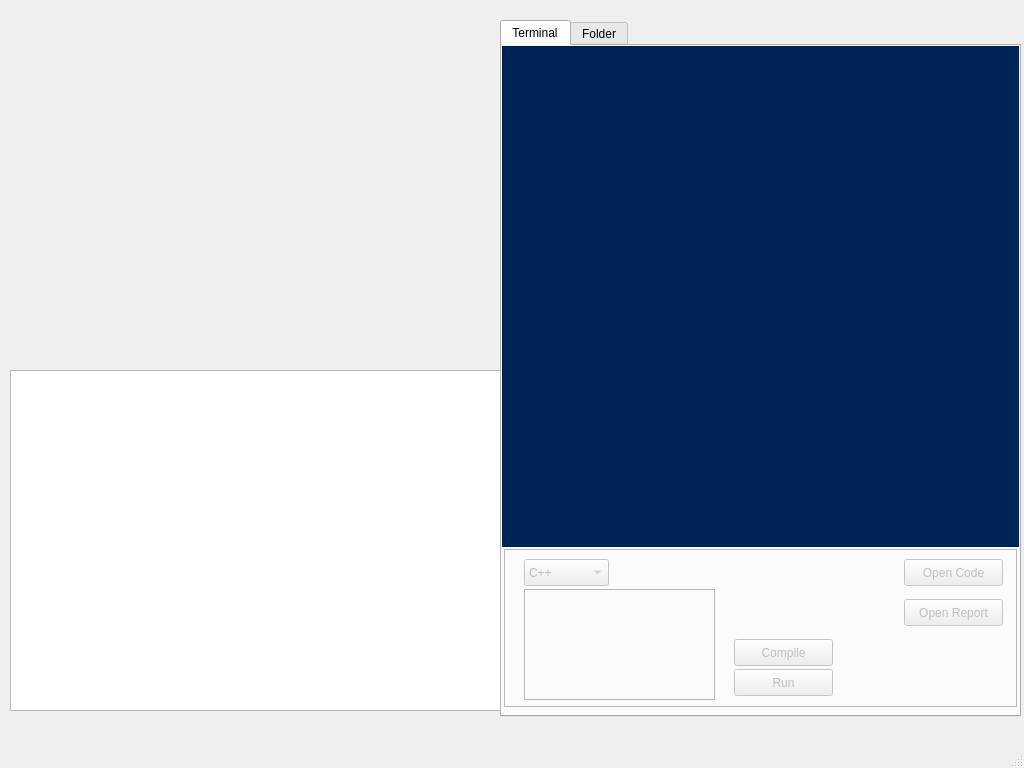
<?xml version="1.0" encoding="UTF-8"?>
<ui version="4.0">
 <author>Amir</author>
 <class>MainWindow</class>
 <widget class="QMainWindow" name="MainWindow">
  <property name="geometry">
   <rect>
    <x>0</x>
    <y>0</y>
    <width>1024</width>
    <height>768</height>
   </rect>
  </property>
  <property name="windowTitle">
   <string>MainWindow</string>
  </property>
  <widget class="QWidget" name="centralwidget">
   <widget class="QWidget" name="table_frame" native="true">
    <property name="geometry">
     <rect>
      <x>10</x>
      <y>15</y>
      <width>491</width>
      <height>351</height>
     </rect>
    </property>
   </widget>
   <widget class="QTabWidget" name="tabWidget">
    <property name="geometry">
     <rect>
      <x>500</x>
      <y>20</y>
      <width>521</width>
      <height>697</height>
     </rect>
    </property>
    <property name="tabShape">
     <enum>QTabWidget::Rounded</enum>
    </property>
    <property name="currentIndex">
     <number>0</number>
    </property>
    <widget class="QWidget" name="tab">
     <attribute name="title">
      <string>Terminal</string>
     </attribute>
     <widget class="QTextEdit" name="compile_box">
      <property name="geometry">
       <rect>
        <x>0</x>
        <y>0</y>
        <width>521</width>
        <height>501</height>
       </rect>
      </property>
      <property name="sizePolicy">
       <sizepolicy hsizetype="Fixed" vsizetype="Fixed">
        <horstretch>0</horstretch>
        <verstretch>0</verstretch>
       </sizepolicy>
      </property>
      <property name="font">
       <font>
        <family>Ubuntu Mono</family>
        <pointsize>11</pointsize>
       </font>
      </property>
      <property name="acceptDrops">
       <bool>false</bool>
      </property>
      <property name="toolTip">
       <string>Compilation Output</string>
      </property>
      <property name="autoFillBackground">
       <bool>false</bool>
      </property>
      <property name="styleSheet">
       <string notr="true">background-color: rgb(1, 36, 86);
</string>
      </property>
      <property name="frameShape">
       <enum>QFrame::StyledPanel</enum>
      </property>
      <property name="horizontalScrollBarPolicy">
       <enum>Qt::ScrollBarAlwaysOff</enum>
      </property>
      <property name="undoRedoEnabled">
       <bool>false</bool>
      </property>
      <property name="readOnly">
       <bool>true</bool>
      </property>
      <property name="placeholderText">
       <string/>
      </property>
     </widget>
     <widget class="QFrame" name="frame">
      <property name="geometry">
       <rect>
        <x>2</x>
        <y>503</y>
        <width>513</width>
        <height>158</height>
       </rect>
      </property>
      <property name="frameShape">
       <enum>QFrame::StyledPanel</enum>
      </property>
      <property name="frameShadow">
       <enum>QFrame::Raised</enum>
      </property>
      <widget class="QComboBox" name="prog_type_combo">
       <property name="enabled">
        <bool>false</bool>
       </property>
       <property name="geometry">
        <rect>
         <x>20</x>
         <y>10</y>
         <width>85</width>
         <height>27</height>
        </rect>
       </property>
       <item>
        <property name="text">
         <string>C++</string>
        </property>
       </item>
       <item>
        <property name="text">
         <string>Python</string>
        </property>
       </item>
       <item>
        <property name="text">
         <string>Matlab</string>
        </property>
       </item>
      </widget>
      <widget class="QFrame" name="questions_frame">
       <property name="geometry">
        <rect>
         <x>20</x>
         <y>40</y>
         <width>191</width>
         <height>111</height>
        </rect>
       </property>
       <property name="frameShape">
        <enum>QFrame::StyledPanel</enum>
       </property>
       <property name="frameShadow">
        <enum>QFrame::Raised</enum>
       </property>
      </widget>
      <widget class="QPushButton" name="run_push_button">
       <property name="enabled">
        <bool>false</bool>
       </property>
       <property name="geometry">
        <rect>
         <x>230</x>
         <y>120</y>
         <width>99</width>
         <height>27</height>
        </rect>
       </property>
       <property name="text">
        <string>Run</string>
       </property>
      </widget>
      <widget class="QPushButton" name="open_code_push_button">
       <property name="enabled">
        <bool>false</bool>
       </property>
       <property name="geometry">
        <rect>
         <x>400</x>
         <y>10</y>
         <width>99</width>
         <height>27</height>
        </rect>
       </property>
       <property name="text">
        <string>Open Code</string>
       </property>
      </widget>
      <widget class="QPushButton" name="compile_push_button">
       <property name="enabled">
        <bool>false</bool>
       </property>
       <property name="geometry">
        <rect>
         <x>230</x>
         <y>90</y>
         <width>99</width>
         <height>27</height>
        </rect>
       </property>
       <property name="text">
        <string>Compile</string>
       </property>
      </widget>
      <widget class="QPushButton" name="open_report_push_button">
       <property name="enabled">
        <bool>false</bool>
       </property>
       <property name="geometry">
        <rect>
         <x>400</x>
         <y>50</y>
         <width>99</width>
         <height>27</height>
        </rect>
       </property>
       <property name="text">
        <string>Open Report</string>
       </property>
      </widget>
     </widget>
    </widget>
    <widget class="QWidget" name="tab_2">
     <attribute name="title">
      <string>Folder</string>
     </attribute>
    </widget>
   </widget>
   <widget class="QTreeView" name="folder_tree_view">
    <property name="geometry">
     <rect>
      <x>10</x>
      <y>370</y>
      <width>491</width>
      <height>341</height>
     </rect>
    </property>
   </widget>
  </widget>
  <widget class="QMenuBar" name="menubar">
   <property name="geometry">
    <rect>
     <x>0</x>
     <y>0</y>
     <width>1024</width>
     <height>25</height>
    </rect>
   </property>
  </widget>
  <widget class="QStatusBar" name="statusbar"/>
 </widget>
 <resources/>
 <connections/>
</ui>
